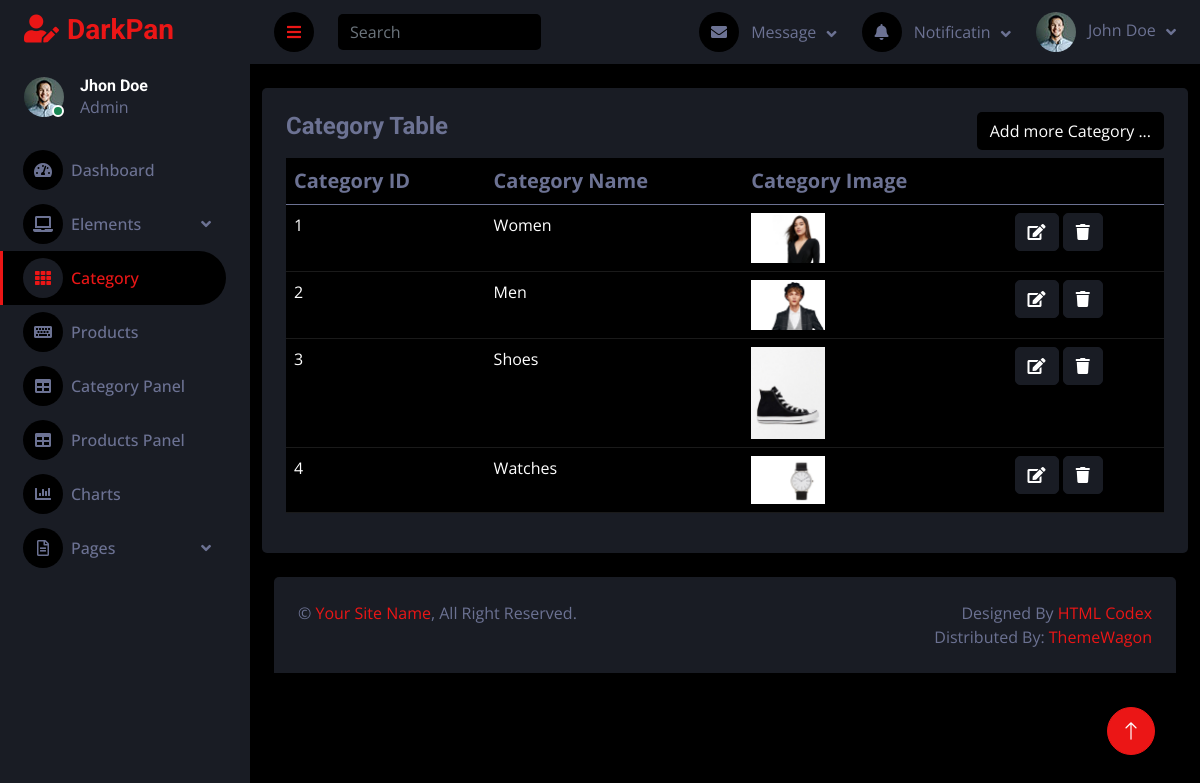
The app's page /darkpan-1.0.0/category.php, older data.
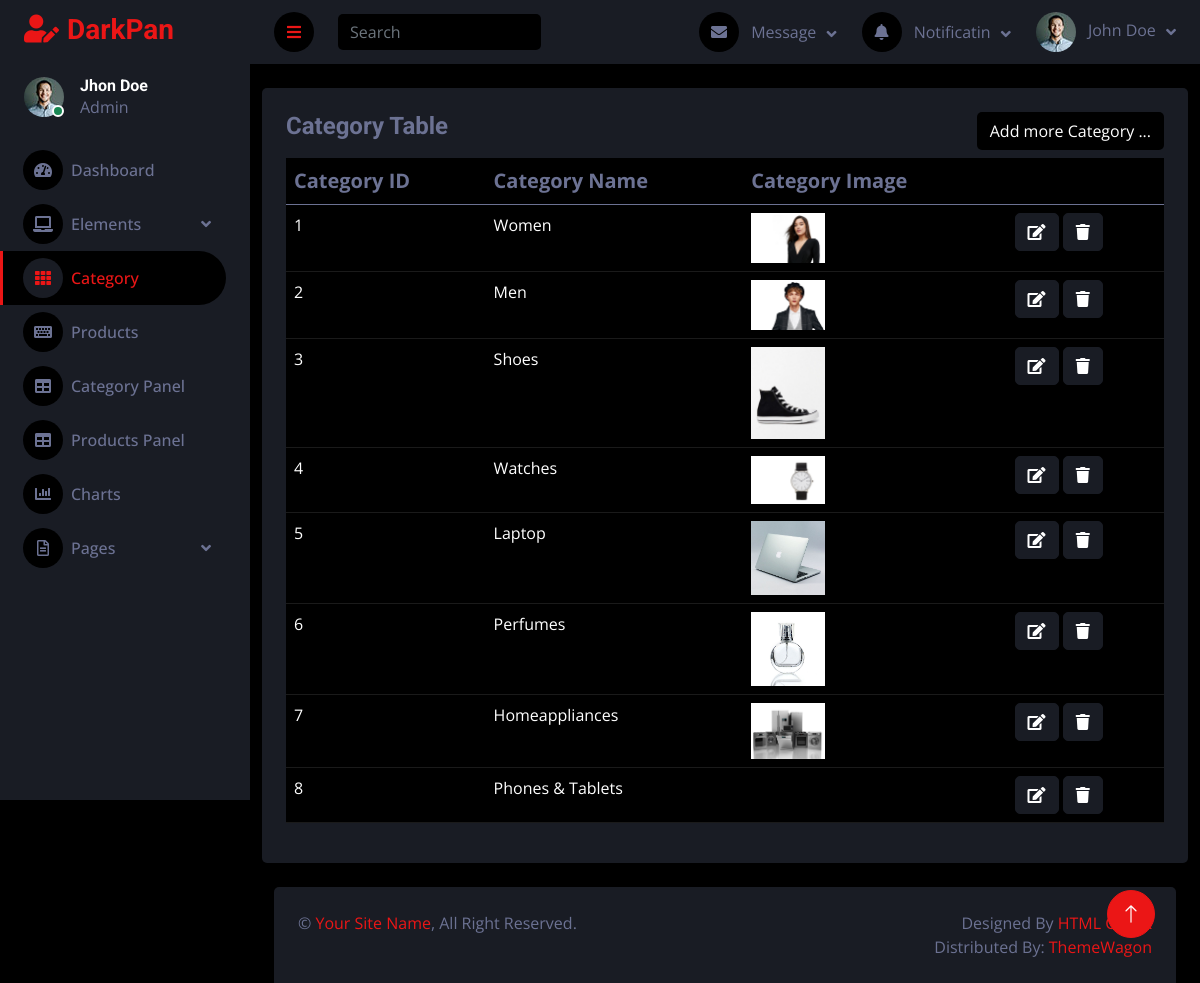
The same page, newer data.
### tables this page shows
CREATE TABLE `category` (
  `category_id` int(11) NOT NULL,
  `category_name` varchar(200) NOT NULL,
  `category_image` varchar(300) NOT NULL
);

### darkpan-1.0.0/category.php (the view, shortened to what this page needs)
<?php
include("./php/query.php");
?>
<!DOCTYPE html>
<html lang="en">
<head>
    <link href="https://cdnjs.cloudflare.com/ajax/libs/font-awesome/5.10.0/css/all.min.css" rel="stylesheet">
    <link href="https://cdn.jsdelivr.net/npm/bootstrap-icons@1.4.1/font/bootstrap-icons.css" rel="stylesheet">
    <link href="lib/owlcarousel/assets/owl.carousel.min.css" rel="stylesheet">
    <link href="lib/tempusdominus/css/tempusdominus-bootstrap-4.min.css" rel="stylesheet" />
    <link href="css/bootstrap.min.css" rel="stylesheet">
    <link href="css/style.css" rel="stylesheet">
</head>
<body>
    <div class="container-fluid position-relative d-flex p-0">
        <div class="sidebar pe-4 pb-3">
            <nav class="navbar bg-secondary navbar-dark">
                <a href="index.html" class="navbar-brand mx-4 mb-3">
                    <h3 class="text-primary"><i class="fa fa-user-edit me-2"></i>DarkPan</h3>
                </a>
                <div class="d-flex align-items-center ms-4 mb-4">
                    <div class="position-relative">
                        <img class="rounded-circle" src="img/user.jpg" alt="" style="width: 40px; height: 40px;">
                        <div
                            class="bg-success rounded-circle border border-2 border-white position-absolute end-0 bottom-0 p-1">
                        </div>
                    </div>
                    <div class="ms-3">
                        <h6 class="mb-0">Jhon Doe</h6>
                        <span>Admin</span>
                    </div>
                </div>
                <div class="navbar-nav w-100">
                    <a href="index.html" class="nav-item nav-link"><i
                            class="fa fa-tachometer-alt me-2"></i>Dashboard</a>
                    <div class="nav-item dropdown">
                        <a href="#" class="nav-link dropdown-toggle" data-bs-toggle="dropdown"><i
                                class="fa fa-laptop me-2"></i>Elements</a>
                    </div>
                    <a href="category.php" class="nav-item nav-link active"><i class="fa fa-th me-2"></i>Category</a>
                    <a href="products.php" class="nav-item nav-link"><i class="fa fa-keyboard me-2"></i>Products</a>
                    <a href="adminPanelCategory.php" class="nav-item nav-link"><i class="fa fa-table me-2"></i>Category Panel</a>
                    <a href="adminPanelProducts.php" class="nav-item nav-link"><i class="fa fa-table me-2"></i>Products Panel</a>
                    <a href="chart.html" class="nav-item nav-link"><i class="fa fa-chart-bar me-2"></i>Charts</a>
                    <div class="nav-item dropdown">
                        <a href="#" class="nav-link dropdown-toggle" data-bs-toggle="dropdown"><i
                                class="far fa-file-alt me-2"></i>Pages</a>
                    </div>
                </div>
            </nav>
        </div>
        <div class="content">
            <nav class="navbar navbar-expand bg-secondary navbar-dark sticky-top px-4 py-0">
                <a href="#" class="sidebar-toggler flex-shrink-0">
                    <i class="fa fa-bars"></i>
                </a>
                <form class="d-none d-md-flex ms-4">
                    <input class="form-control bg-dark border-0" type="search" placeholder="Search">
                </form>
                <div class="navbar-nav align-items-center ms-auto">
                    <div class="nav-item dropdown">
                        <a href="#" class="nav-link dropdown-toggle" data-bs-toggle="dropdown">
                            <i class="fa fa-envelope me-lg-2"></i>
                            <span class="d-none d-lg-inline-flex">Message</span>
                        </a>
                    </div>
                    <div class="nav-item dropdown">
                        <a href="#" class="nav-link dropdown-toggle" data-bs-toggle="dropdown">
                            <i class="fa fa-bell me-lg-2"></i>
                            <span class="d-none d-lg-inline-flex">Notificatin</span>
                        </a>
                    </div>
                    <div class="nav-item dropdown">
                        <a href="#" class="nav-link dropdown-toggle" data-bs-toggle="dropdown">
                            <img class="rounded-circle me-lg-2" src="img/user.jpg" alt=""
                                style="width: 40px; height: 40px;">
                            <span class="d-none d-lg-inline-flex">John Doe</span>
                        </a>
                    </div>
                </div>
            </nav>
            <div class="container pt-4">
                <div class="bg-secondary rounded p-4">
                    <div class="row">
                        <div class="col-12 col-sm-12">
                            <div class="d-flex justify-content-between">
                                <h4>Category Table</h4>
  <button type="button"class="btn  insert"  data-bs-toggle="modal" data-bs-target="#insert-modal" name="insertCategory">Add more Category ...
  </button>
                            </div>
                            <table class="table table-dark table-hover  w-100 mt-2">
                                <thead>
                                    <tr>
                                        <th scope="col">Category ID</th>
                                        <th scope="col">Category Name</th>
                                        <th scope="col">Category Image</th>
                                        <th scope="col"> </th>
                                    </tr>
                                </thead>
                                <tbody>
                                    <?php
                        $query = $pdo->query("SELECT * FROM category");
                        $result = $query->fetchAll(PDO::FETCH_ASSOC);
                        foreach($result as $row){
                        ?>
                                    <tr>
                                        <td id="c_id">
                                            <?php echo $row['category_id'] ?>
                                        </td>
                                        <td id="c_name">
                                            <?php echo $row['category_name'] ?>
                                        </td>
                                        <td style="width: 30%;"><img id="c_image"
                                                src="images/<?php echo $row['category_image'] ?>" style="width: 30%;"
                                                alt=""></td>
                                        <td class="">
                                            <button class="btn btn-secondary edit-btn " data-bs-toggle="modal"
                                                data-bs-target="#edit-modal<?php echo $row['category_id']  ?>">
                                                <i class="fa fa-edit"></i>
                                            </button>
<button class="btn btn-secondary" name="delete">
    <i class="fa fa-trash"></i>
</button>
                                        </td>
                                    </tr>
                        </div>
                        <?php
                        }
                        ?>
                    </div>
                </div>
        <div class="container-fluid pt-4 px-4">
            <div class="bg-secondary rounded-top p-4">
                <div class="row">
                    <div class="col-12 col-sm-6 text-center text-sm-start">
                        &copy; <a href="#">Your Site Name</a>, All Right Reserved.
                    </div>
                    <div class="col-12 col-sm-6 text-center text-sm-end">
                        Designed By <a href="https://htmlcodex.com">HTML Codex</a>
                        <br>Distributed By: <a href="https://themewagon.com" target="_blank">ThemeWagon</a>
                    </div>
                </div>
            </div>
        </div>
    <a href="#" class="btn btn-lg btn-primary btn-lg-square back-to-top"><i class="bi bi-arrow-up"></i></a>
</body>
</html>

### darkpan-1.0.0/css/style.css (style rules this page uses)
:root { --primary: #EB1616; --secondary: #191C24; --light: #6C7293; --dark: #000000; }
.back-to-top { position: fixed; display: none; right: 45px; bottom: 45px; z-index: 99; }
.btn { transition: .5s; }
.btn-lg-square { width: 48px; height: 48px; }
.btn-square, .btn-sm-square, .btn-lg-square { padding: 0; display: inline-flex; align-items: center; justify-content: center; font-weight: normal; border-radius: 50px; }
.sidebar { position: fixed; top: 0; left: 0; bottom: 0; width: 250px; height: 100vh; overflow-y: auto; background: var(--secondary); transition: 0.5s; z-index: 999; }
.content { margin-left: 250px; min-height: 100vh; background: var(--dark); transition: 0.5s; }
@media (min-width: 992px) { .sidebar { margin-left: 0; } }
@media (min-width: 992px) { .content { width: calc(100% - 250px); } }
.sidebar .navbar .navbar-nav .nav-link { padding: 7px 20px; color: var(--light); font-weight: 500; border-left: 3px solid var(--secondary); border-radius: 0 30px 30px 0; outline: none; }
.sidebar .navbar .navbar-nav .nav-link:hover, .sidebar .navbar .navbar-nav .nav-link.active { color: var(--primary); background: var(--dark); border-color: var(--primary); }
.sidebar .navbar .navbar-nav .nav-link i { width: 40px; height: 40px; display: inline-flex; align-items: center; justify-content: center; background: var(--dark); border-radius: 40px; }
.sidebar .navbar .navbar-nav .nav-link:hover i, .sidebar .navbar .navbar-nav .nav-link.active i { background: var(--secondary); }
.sidebar .navbar .dropdown-toggle::after { position: absolute; top: 15px; right: 15px; border: none; content: "\f107"; font-family: "Font Awesome 5 Free"; font-weight: 900; transition: .5s; }
.content .navbar .navbar-nav .nav-link { margin-left: 25px; padding: 12px 0; color: var(--light); outline: none; }
.content .navbar .sidebar-toggler, .content .navbar .navbar-nav .nav-link i { width: 40px; height: 40px; display: inline-flex; align-items: center; justify-content: center; background: var(--dark); border-radius: 40px; }
.content .navbar .dropdown-toggle::after { margin-left: 6px; vertical-align: middle; border: none; content: "\f107"; font-family: "Font Awesome 5 Free"; font-weight: 900; transition: .5s; }

### darkpan-1.0.0/category.php (style rules this page uses)
h4 { color: var(--light); }
.insert { color: white; background-color: black; }
th { color:var(--light); font-size:20px; }

Row changes from the older to the newer data that the page shows:
added category: category_id "5", category_name "Laptop", category_image (picture)
added category: category_id "6", category_name "Perfumes", category_image (picture)
added category: category_id "7", category_name "Homeappliances", category_image (picture)
added category: category_id "8", category_name "Phones & Tablets"
